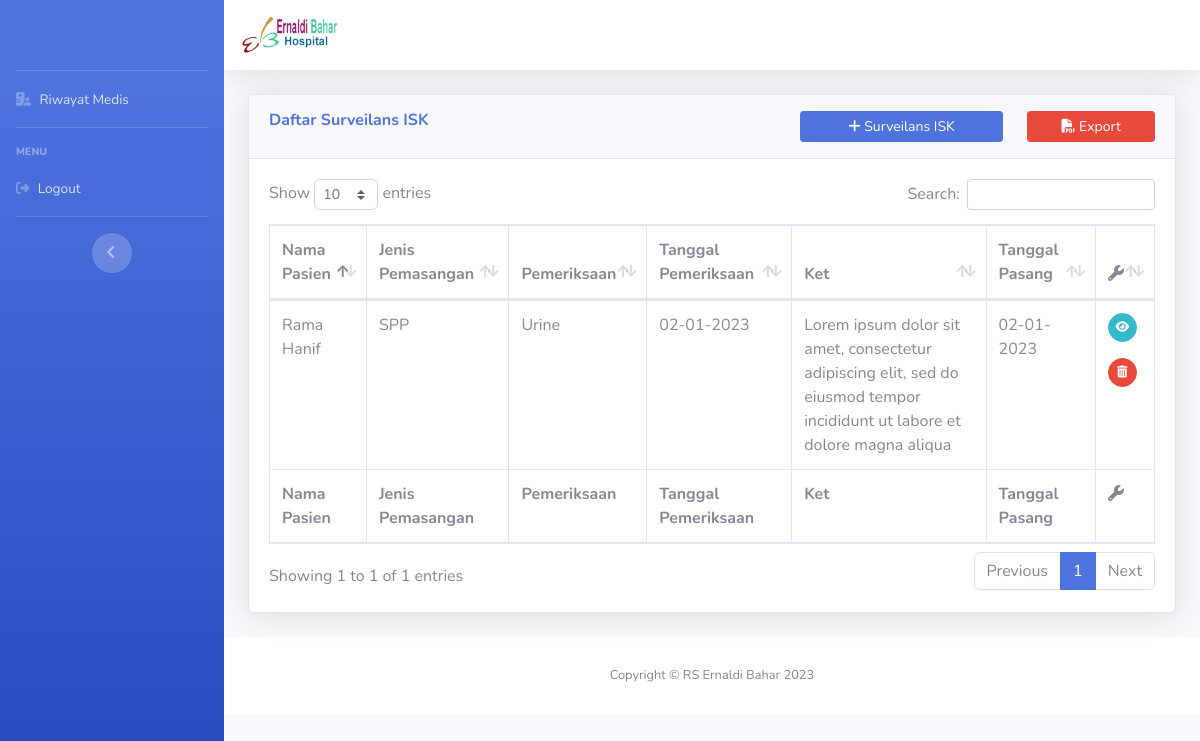
/index.php/perawat/isk, run on the app's committed database.
### tables this page shows
CREATE TABLE `isk` (
  `id` int(11) NOT NULL,
  `nama_pasien` varchar(128) NOT NULL,
  `jenis_surveilans` varchar(128) NOT NULL,
  `jenis_pemasangan` int(1) NOT NULL,
  `pemeriksaan` int(1) NOT NULL,
  `tgl_pemeriksaan` date NOT NULL,
  `keterangan` text NOT NULL,
  `tgl_pasang` date NOT NULL,
  `pemasangan_dc` int(1) NOT NULL,
  `hand_hygiene` int(1) NOT NULL,
  `fiksasi_kateter` int(1) NOT NULL,
  `adp_tepat` int(1) NOT NULL,
  `pemasangan_alatsteril` int(1) NOT NULL,
  `segera_dilepas` int(1) NOT NULL,
  `pengisian_balon` int(1) NOT NULL,
  `urine_bag` int(1) NOT NULL
);

### application/controllers/Perawat.php (called while the page is built, shortened)
<?php
class Perawat extends CI_Controller
{
    public function __construct()
    {
        $this->load->model('Dashboard_m');
        $this->load->model('Perawat_m');
        $this->load->helper('url');
    }
    public function isk()
    {
        $data['isk'] = $this->db->get('isk')->result_array();
        $this->load->view('template/dashboard_header');
        $this->load->view('perawat/data-isk', $data);
        $this->load->view('template/dashboard_footer');
    }
}

### index.php (called while the page is built, shortened)
<?php
require_once BASEPATH.'core/CodeIgniter.php';

### application/views/perawat/data-isk.php (the view, shortened to what this page needs)
<div class="container-fluid">
    <div class="card shadow mb-4">
        <div class="card-header py-3">
            <div class="row">
                <div class="col-md-7">
                    <h6 class="m-0 font-weight-bold text-primary">Daftar Surveilans ISK</h6>
                </div>
                <div class="col-md-3">
                    <a href="<?= base_url('perawat/formISK') ?>" class="btn btn-sm btn-block btn-primary"><i class="fa-solid fa-plus"></i> Surveilans ISK</a>
                </div>
                <div class="col-md-2">
                    <a href="<?= base_url('exportpdf/exportISK') ?>" class="btn btn-sm btn-block btn-danger"><i class="fa-solid fa-file-pdf"></i> Export</a>
                </div>
            </div>
        </div>
        <div class="card-body">
            <div class="table-responsive">
                <table class="table table-bordered" id="dataTable" width="100%" cellspacing="0">
                    <thead>
                        <tr>
                            <th>Nama Pasien</th>
                            <th>Jenis Pemasangan</th>
                            <th>Pemeriksaan</th>
                            <th>Tanggal Pemeriksaan</th>
                            <th>Ket</th>
                            <th>Tanggal Pasang</th>
                            <th><i class="fa-solid fa-wrench"></i></th>
                        </tr>
                    </thead>
                    <tfoot>
                        <tr>
                            <th>Nama Pasien</th>
                            <th>Jenis Pemasangan</th>
                            <th>Pemeriksaan</th>
                            <th>Tanggal Pemeriksaan</th>
                            <th>Ket</th>
                            <th>Tanggal Pasang</th>
                            <th><i class="fa-solid fa-wrench"></i></th>
                        </tr>
                    </tfoot>
                    <tbody>
                        <?php
                        foreach ((array) $isk as $p) :
                        ?>
                            <tr>
                                <td><?= $p['nama_pasien'] ?></td>
                                <td>
                                    <?php if ($p['jenis_pemasangan'] == 1) {
                                        echo 'SPP';
                                    } elseif ($p['jenis_pemasangan'] == 2) {
                                        echo 'Dauer';
                                    } elseif ($p['jenis_pemasangan'] == 3) {
                                        echo 'Intermiten';
                                    } elseif ($p['jenis_pemasangan'] == 4) {
                                        echo 'Kondom';
                                    } ?>
                                </td>
                                <td>
                                    <?php if ($p['pemeriksaan'] == 1) {
                                        echo 'Urine';
                                    } elseif ($p['pemeriksaan'] == 2) {
                                        echo 'Bukan Urine';
                                    } ?>
                                </td>
                                <td><?= date('d-m-Y', strtotime($p['tgl_pemeriksaan'])) ?></td>
                                <td><?= $p['keterangan'] ?></td>
                                <td><?= date('d-m-Y', strtotime($p['tgl_pasang'])) ?></td>
                                <td>
                                    <a href="<?= base_url('perawat/seeISK/' . $p['id']); ?>" class="btn btn-sm btn-info btn-circle"><i class="fa-solid fa-eye"></i></a>
                                    <br>
                                    <a href="<?= base_url('perawat/deleteISK/' . $p['id']); ?>" class="btn btn-sm btn-danger btn-circle mt-3"><i class="fa-solid fa-trash-can"></i></a>
                                </td>
                            </tr>
                        <?php endforeach; ?>
                    </tbody>
                </table>
            </div>
        </div>
    </div>
</div>

### data on the page
isk: nama_pasien "Rama Hanif", jenis_pemasangan "SPP", pemeriksaan "Urine", tgl_pemeriksaan "02-01-2023", keterangan "Lorem ipsum dolor sit amet, consectetur adipiscing elit, sed do eiusmod tempor incididunt ut labore et dolore magna aliqua", tgl_pasang "02-01-2023"
